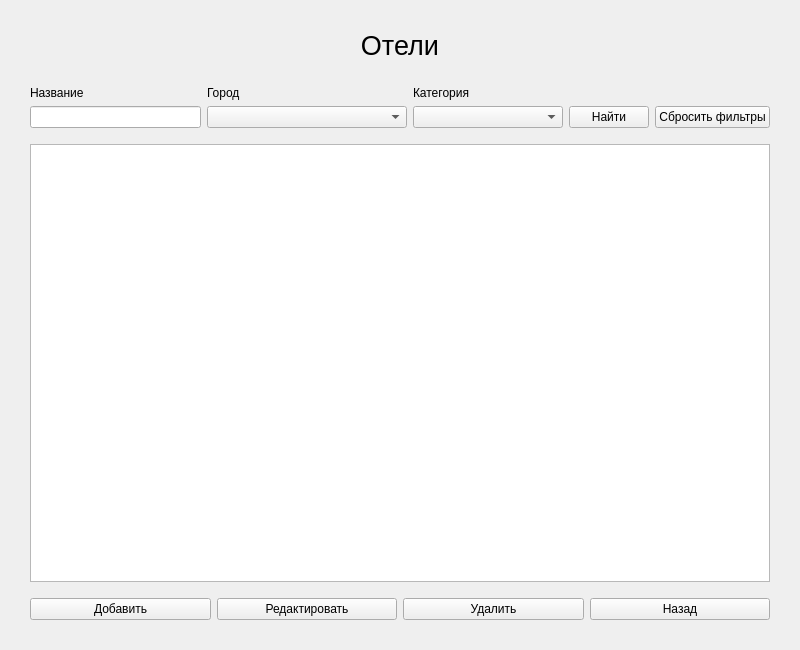
<?xml version="1.0" encoding="UTF-8"?>
<ui version="4.0">
 <class>HotelsListWindow</class>
 <widget class="QMainWindow" name="HotelsListWindow">
  <property name="geometry">
   <rect>
    <x>0</x>
    <y>0</y>
    <width>800</width>
    <height>650</height>
   </rect>
  </property>
  <property name="windowTitle">
   <string>MainWindow</string>
  </property>
  <widget class="QWidget" name="centralwidget">
   <layout class="QVBoxLayout" name="verticalLayout_6">
    <property name="leftMargin">
     <number>30</number>
    </property>
    <property name="topMargin">
     <number>10</number>
    </property>
    <property name="rightMargin">
     <number>30</number>
    </property>
    <property name="bottomMargin">
     <number>30</number>
    </property>
    <item>
     <widget class="QLabel" name="label">
      <property name="minimumSize">
       <size>
        <width>0</width>
        <height>70</height>
       </size>
      </property>
      <property name="font">
       <font>
        <pointsize>20</pointsize>
       </font>
      </property>
      <property name="text">
       <string>Отели</string>
      </property>
      <property name="alignment">
       <set>Qt::AlignCenter</set>
      </property>
     </widget>
    </item>
    <item>
     <layout class="QHBoxLayout" name="horizontalLayout_2">
      <item>
       <layout class="QVBoxLayout" name="verticalLayout_2">
        <item>
         <widget class="QLabel" name="label_2">
          <property name="text">
           <string>Название</string>
          </property>
         </widget>
        </item>
        <item>
         <widget class="QLineEdit" name="titleEdit"/>
        </item>
       </layout>
      </item>
      <item>
       <layout class="QVBoxLayout" name="verticalLayout_4">
        <item>
         <widget class="QLabel" name="label_5">
          <property name="text">
           <string>Город</string>
          </property>
         </widget>
        </item>
        <item>
         <widget class="QComboBox" name="cityListBox">
          <property name="minimumSize">
           <size>
            <width>200</width>
            <height>0</height>
           </size>
          </property>
         </widget>
        </item>
       </layout>
      </item>
      <item>
       <layout class="QVBoxLayout" name="verticalLayout">
        <item>
         <widget class="QLabel" name="label_3">
          <property name="text">
           <string>Категория</string>
          </property>
         </widget>
        </item>
        <item>
         <widget class="QComboBox" name="categoryBox">
          <property name="minimumSize">
           <size>
            <width>150</width>
            <height>0</height>
           </size>
          </property>
         </widget>
        </item>
       </layout>
      </item>
      <item>
       <layout class="QVBoxLayout" name="verticalLayout_3">
        <item>
         <widget class="QLabel" name="label_4">
          <property name="text">
           <string/>
          </property>
         </widget>
        </item>
        <item>
         <widget class="QPushButton" name="findButton">
          <property name="text">
           <string>Найти</string>
          </property>
          <property name="shortcut">
           <string>Return</string>
          </property>
         </widget>
        </item>
       </layout>
      </item>
      <item>
       <layout class="QVBoxLayout" name="verticalLayout_5">
        <item>
         <widget class="QLabel" name="label_6">
          <property name="text">
           <string/>
          </property>
         </widget>
        </item>
        <item>
         <widget class="QPushButton" name="resetFiltersButton">
          <property name="text">
           <string>Сбросить фильтры</string>
          </property>
         </widget>
        </item>
       </layout>
      </item>
     </layout>
    </item>
    <item>
     <spacer name="verticalSpacer">
      <property name="orientation">
       <enum>Qt::Vertical</enum>
      </property>
      <property name="sizeType">
       <enum>QSizePolicy::Fixed</enum>
      </property>
      <property name="sizeHint" stdset="0">
       <size>
        <width>20</width>
        <height>10</height>
       </size>
      </property>
     </spacer>
    </item>
    <item>
     <widget class="QTableView" name="tableView"/>
    </item>
    <item>
     <spacer name="verticalSpacer_2">
      <property name="orientation">
       <enum>Qt::Vertical</enum>
      </property>
      <property name="sizeType">
       <enum>QSizePolicy::Fixed</enum>
      </property>
      <property name="sizeHint" stdset="0">
       <size>
        <width>20</width>
        <height>10</height>
       </size>
      </property>
     </spacer>
    </item>
    <item>
     <layout class="QHBoxLayout" name="horizontalLayout">
      <item>
       <widget class="QPushButton" name="addHotelButton">
        <property name="text">
         <string>Добавить</string>
        </property>
       </widget>
      </item>
      <item>
       <widget class="QPushButton" name="editButton">
        <property name="text">
         <string>Редактировать</string>
        </property>
       </widget>
      </item>
      <item>
       <widget class="QPushButton" name="deleteButton">
        <property name="text">
         <string>Удалить</string>
        </property>
       </widget>
      </item>
      <item>
       <widget class="QPushButton" name="backButton">
        <property name="text">
         <string>Назад</string>
        </property>
       </widget>
      </item>
     </layout>
    </item>
   </layout>
  </widget>
 </widget>
 <resources/>
 <connections/>
</ui>
